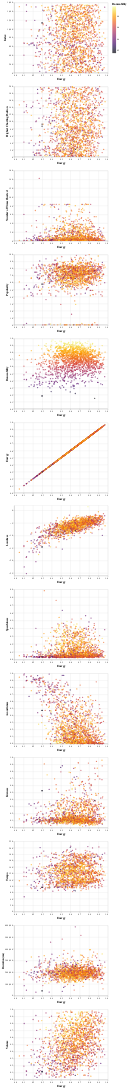

Notebook source saved alongside this figure:
### Markdown cell above
* Display this `vconcat` chart (just evaluate `total_chart` in its own cell) and make sure it looks reasonable.  You should see 13 distinct Altair charts, arranged vertically.

### Code cell
total_chart

### Figure 1 — Vega-Lite specification as saved in the notebook (floating-point values rounded to 4 significant figures; data arrays with more than 128 entries replaced by an {"elided": "..."} marker saying what was removed)
{"config": {"view": {"continuousWidth": 400, "continuousHeight": 300}}, "vconcat": [{"mark": "circle", "encoding": {"color": {"field": "Danceability", "scale": {"scheme": "inferno"}, "type": "quantitative"}, "x": {"field": "Energy", "type": "quantitative"}, "y": {"field": "Index", "type": "quantitative"}}}, {"mark": "circle", "encoding": {"color": {"field": "Danceability", "scale": {"scheme": "inferno"}, "type": "quantitative"}, "x": {"field": "Energy", "type": "quantitative"}, "y": {"field": "Highest Charting Position", "type": "quantitative"}}}, {"mark": "circle", "encoding": {"color": {"field": "Danceability", "scale": {"scheme": "inferno"}, "type": "quantitative"}, "x": {"field": "Energy", "type": "quantitative"}, "y": {"field": "Number of Times Charted", "type": "quantitative"}}}, {"mark": "circle", "encoding": {"color": {"field": "Danceability", "scale": {"scheme": "inferno"}, "type": "quantitative"}, "x": {"field": "Energy", "type": "quantitative"}, "y": {"field": "Popularity", "type": "quantitative"}}}, {"mark": "circle", "encoding": {"color": {"field": "Danceability", "scale": {"scheme": "inferno"}, "type": "quantitative"}, "x": {"field": "Energy", "type": "quantitative"}, "y": {"field": "Danceability", "type": "quantitative"}}}, {"mark": "circle", "encoding": {"color": {"field": "Danceability", "scale": {"scheme": "inferno"}, "type": "quantitative"}, "x": {"field": "Energy", "type": "quantitative"}, "y": {"field": "Energy", "type": "quantitative"}}}, {"mark": "circle", "encoding": {"color": {"field": "Danceability", "scale": {"scheme": "inferno"}, "type": "quantitative"}, "x": {"field": "Energy", "type": "quantitative"}, "y": {"field": "Loudness", "type": "quantitative"}}}, {"mark": "circle", "encoding": {"color": {"field": "Danceability", "scale": {"scheme": "inferno"}, "type": "quantitative"}, "x": {"field": "Energy", "type": "quantitative"}, "y": {"field": "Speechiness", "type": "quantitative"}}}, {"mark": "circle", "encoding": {"color": {"field": "Danceability", "scale": {"scheme": "inferno"}, "type": "quantitative"}, "x": {"field": "Energy", "type": "quantitative"}, "y": {"field": "Acousticness", "type": "quantitative"}}}, {"mark": "circle", "encoding": {"color": {"field": "Danceability", "scale": {"scheme": "inferno"}, "type": "quantitative"}, "x": {"field": "Energy", "type": "quantitative"}, "y": {"field": "Liveness", "type": "quantitative"}}}, {"mark": "circle", "encoding": {"color": {"field": "Danceability", "scale": {"scheme": "inferno"}, "type": "quantitative"}, "x": {"field": "Energy", "type": "quantitative"}, "y": {"field": "Tempo", "type": "quantitative"}}}, {"mark": "circle", "encoding": {"color": {"field": "Danceability", "scale": {"scheme": "inferno"}, "type": "quantitative"}, "x": {"field": "Energy", "type": "quantitative"}, "y": {"field": "Duration (ms)", "type": "quantitative"}}}, {"mark": "circle", "encoding": {"color": {"field": "Danceability", "scale": {"scheme": "inferno"}, "type": "quantitative"}, "x": {"field": "Energy", "type": "quantitative"}, "y": {"field": "Valence", "type": "quantitative"}}}], "data": {"name": "data-f36666bd51c971164d02f69c823ddfa4"}, "$schema": "https://vega.github.io/schema/vega-lite/v4.17.0.json", "datasets": {"data-f36666bd51c971164d02f69c823ddfa4": {"elided": "1545 records"}}}
